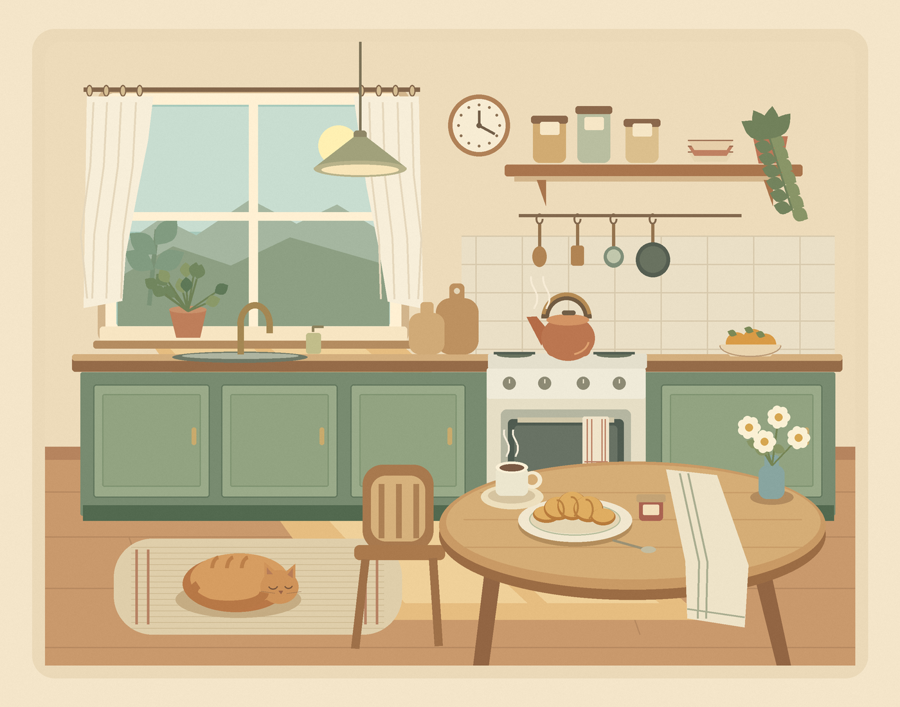
#> input picture grading/kitchen/weak/K105.png, 900 x 707 px, given in place of cozy_kitchen_2x.png, which was not available
$ python postprocess.py
#> lines starting #> are read from the running program, lines starting #| are printed output that depends on the picture
from PIL import Image, ImageFilter, ImageChops, ImageEnhance, ImageDraw
from pathlib import Path

src = Path('art/cozy_kitchen_2x.png')
out = Path('art/cozy_kitchen.png')
im = Image.open(src).convert('RGB').resize((1600,1200), Image.LANCZOS)

# --- gentle highlight bloom, preserving crisp edges ---
gray = im.convert('L')
mask = gray.point(lambda v: 0 if v < 205 else min(255, (v-205)*5))
mask = mask.filter(ImageFilter.GaussianBlur(14))
bloom = Image.new('RGB', im.size, (255, 214, 150))
bloom = Image.composite(bloom, Image.new('RGB', im.size, (0,0,0)), mask)
im = Image.blend(im, ImageChops.screen(im, bloom), 0.12)

# --- a whisper of window haze ---
haze = Image.new('RGB', im.size, (0,0,0))
#> haze: PIL image 1600x1200 RGB; every value is 0
d = ImageDraw.Draw(haze)
d.ellipse((300, -40, 1320, 930), fill=(205,143,72))
haze = haze.filter(ImageFilter.GaussianBlur(180))
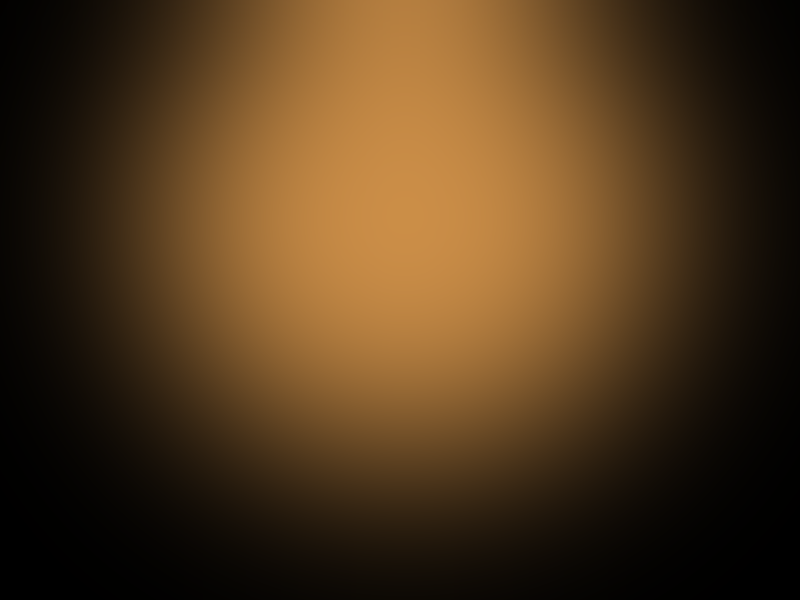
#> haze: PIL image 1600x1200 RGB (shown at 1/2 size); mean R, G, B 79.9, 55.8, 28.1
im = Image.blend(im, ImageChops.screen(im, haze), 0.055)

# --- paper/canvas grain ---
noise = Image.effect_noise(im.size, 13).convert('L')
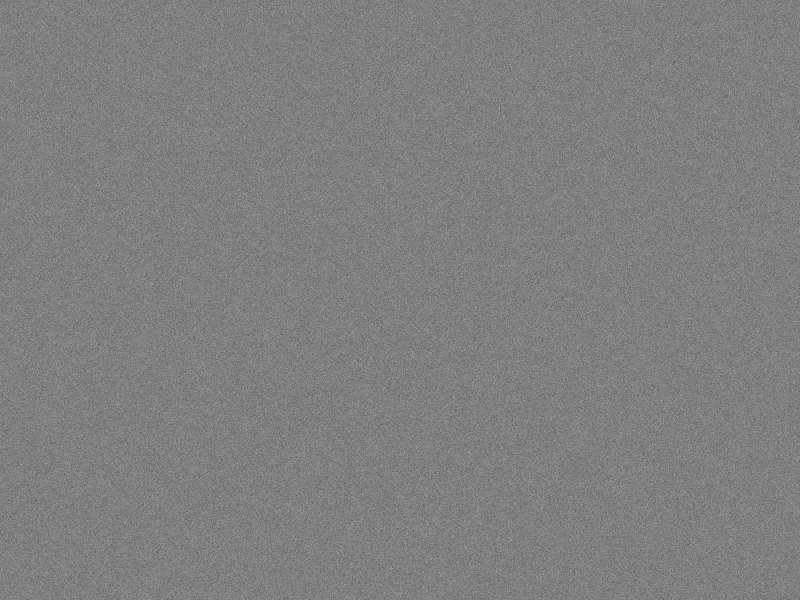
#> noise: PIL image 1600x1200 L (shown at 1/2 size); min 58, max 188, mean 127.5
noise = noise.filter(ImageFilter.GaussianBlur(0.3))
grain = Image.merge('RGB', (noise, noise, noise))
im = Image.blend(im, ImageChops.overlay(im, grain), 0.045)

# --- vignette ---
vig = Image.new('L', im.size, 0)
#> vig: PIL image 1600x1200 L; every value is 0
d = ImageDraw.Draw(vig)
d.ellipse((-200, -140, 1800, 1340), fill=255)
vig = vig.filter(ImageFilter.GaussianBlur(160))
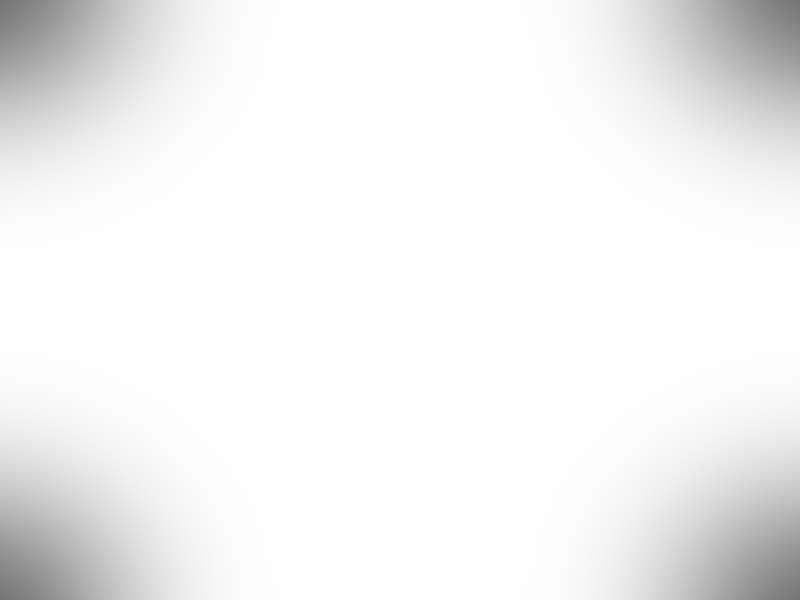
#> vig: PIL image 1600x1200 L (shown at 1/2 size); min 115, max 255, mean 242.5
edge = Image.new('RGB', im.size, (71, 45, 33))
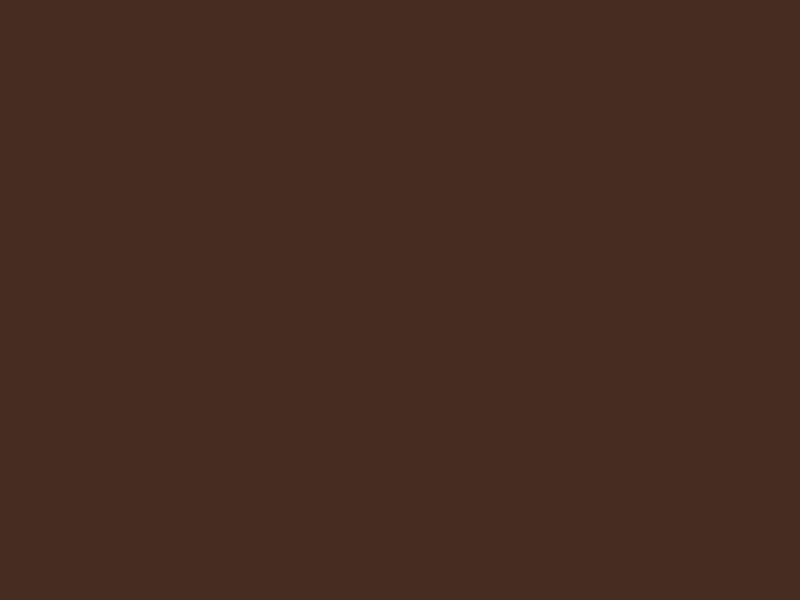
#> edge: PIL image 1600x1200 RGB (shown at 1/2 size); mean R, G, B 71, 45, 33
im = Image.composite(im, Image.blend(im, edge, 0.26), vig)

# --- warm highlights, gently cooler shadows ---
r, g, b = im.split()
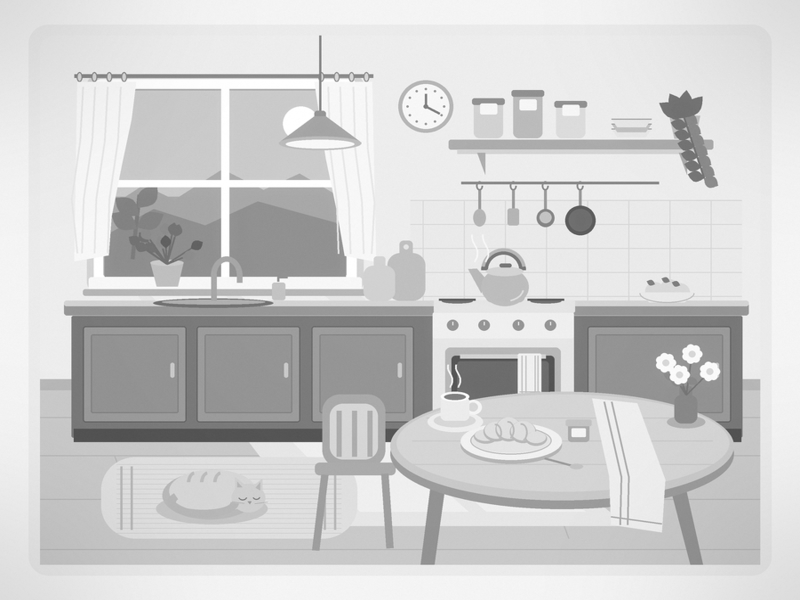
#> r: PIL image 1600x1200 L (shown at 1/2 size); min 62, max 255, mean 207.2
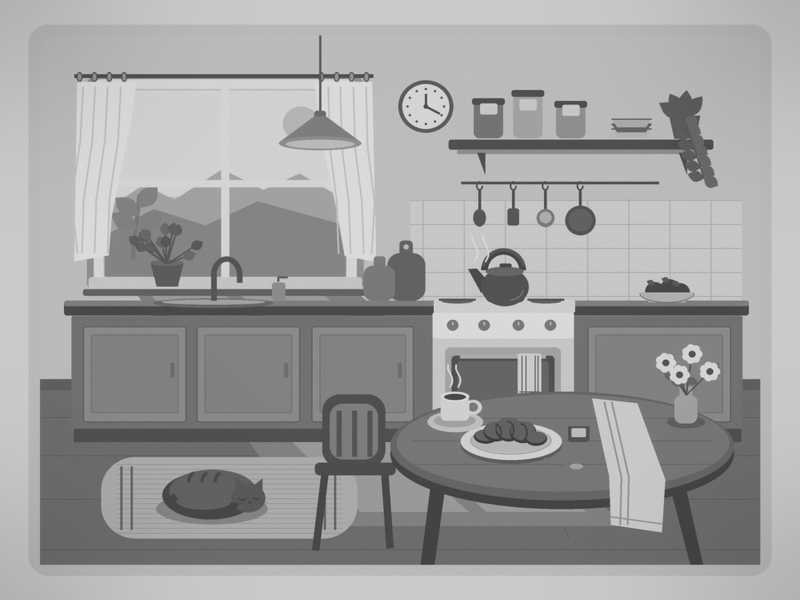
#> b: PIL image 1600x1200 L (shown at 1/2 size); min 48, max 236, mean 159.1
r = r.point(lambda v: min(255, int(v * 1.018 + 1.5)))
g = g.point(lambda v: min(255, int(v * 1.006)))
b = b.point(lambda v: max(0, int(v * 0.986)))
im = Image.merge('RGB', (r, g, b))

im = ImageEnhance.Color(im).enhance(1.035)
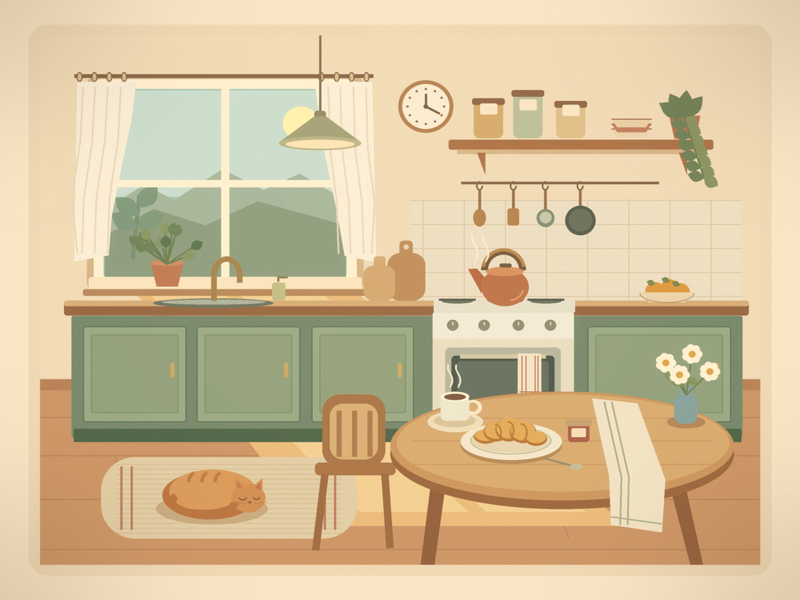
#> im: PIL image 1600x1200 RGB (shown at 1/2 size); mean R, G, B 211.8, 192.2, 154.6
im = ImageEnhance.Contrast(im).enhance(1.045)
im = ImageEnhance.Brightness(im).enhance(1.005)
im = im.filter(ImageFilter.UnsharpMask(radius=1.2, percent=55, threshold=2))
im.save(out, optimize=True)
#> (the run stopped early here; a loop or call above may not have finished)

$ run again, on grading/kitchen/weak/K139.png
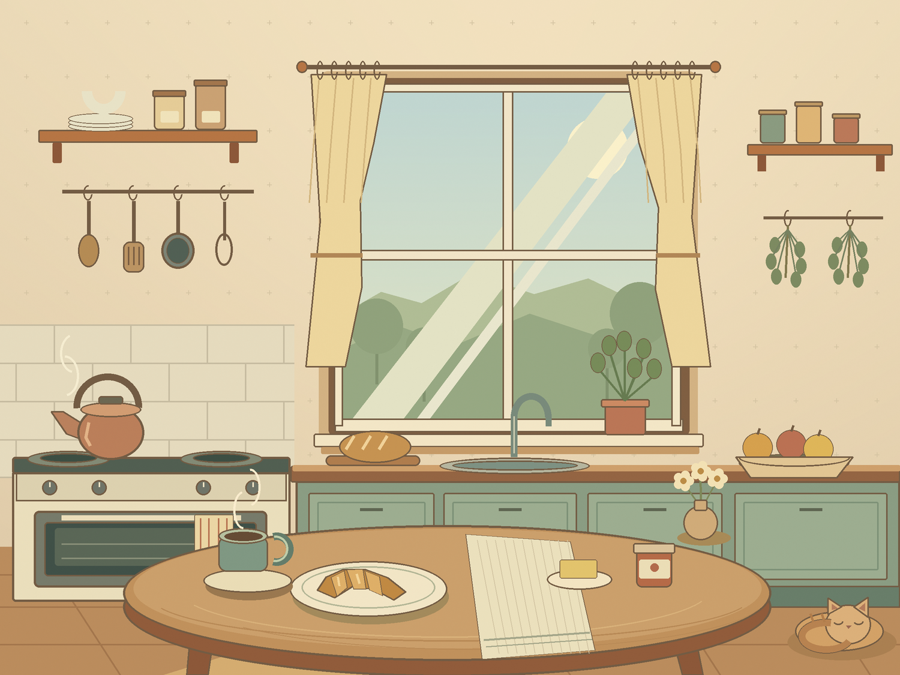
#> input picture grading/kitchen/weak/K139.png, 900 x 675 px, given in place of cozy_kitchen_2x.png, which was not available
#> `r, g, b = im.split()`:
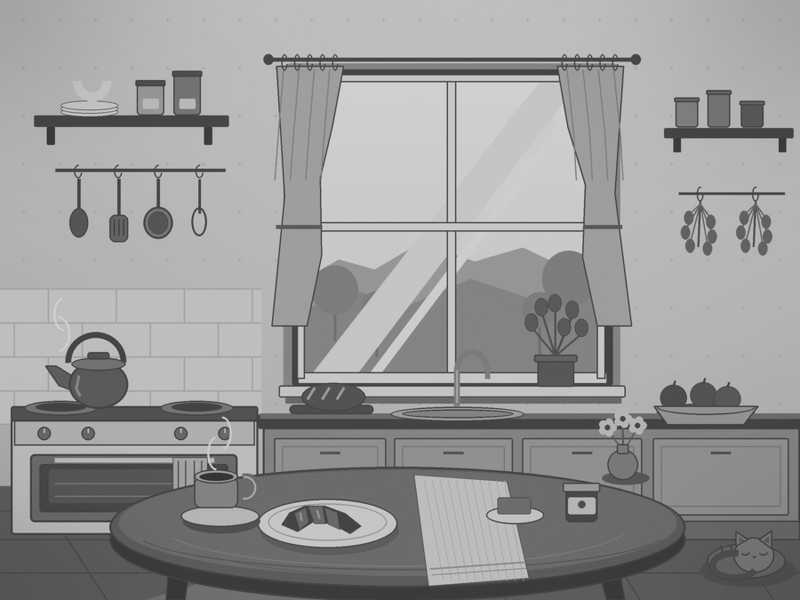
#> b: PIL image 1600x1200 L (shown at 1/2 size); min 39, max 236, mean 152.2
#> `im = ImageEnhance.Contrast(im).enhance(1.045)`:
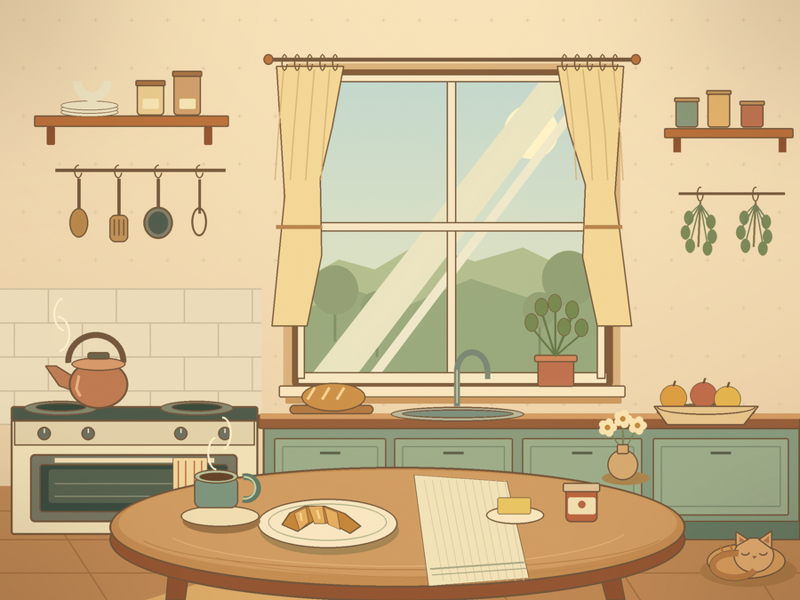
#> im: PIL image 1600x1200 RGB (shown at 1/2 size); mean R, G, B 206.8, 186, 145.3
